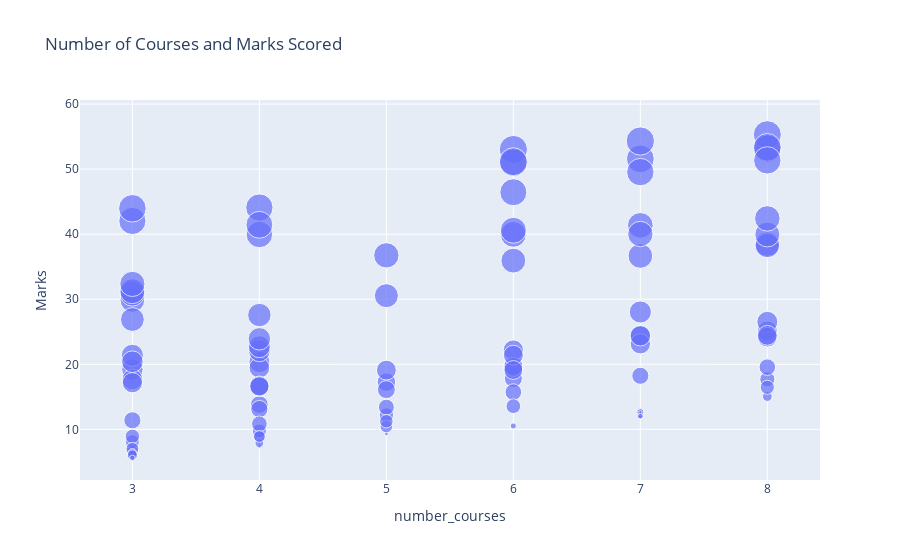
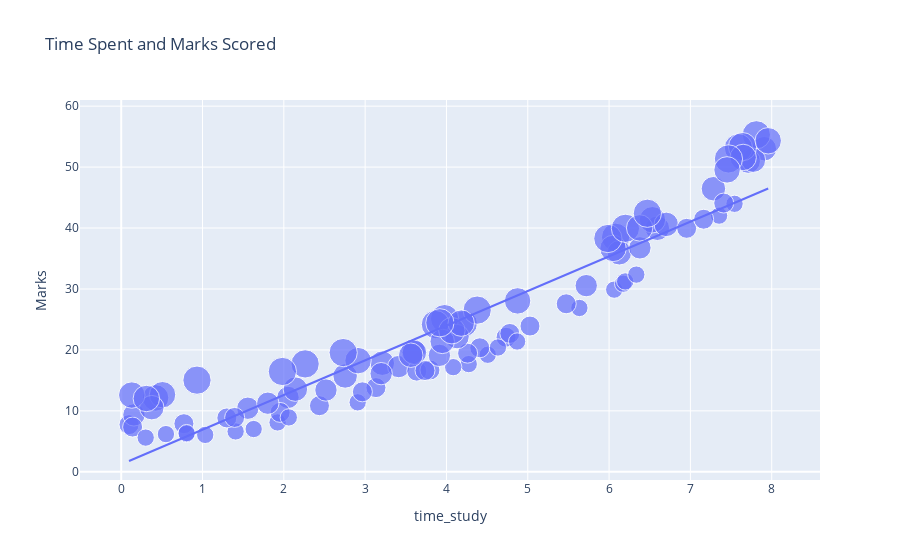

Notebook cell for these charts, in order:
### Code cell
import numpy as np
import pandas as pd
import plotly.express as px
from sklearn.model_selection import train_test_split
from sklearn.linear_model import LinearRegression

data = pd.read_csv("Student_Marks.csv")
print(data.head(10))

print(data.isnull().sum())

data["number_courses"].value_counts()

figure = px.scatter(data_frame=data, x = "number_courses", 
                    y = "Marks", size = "time_study", 
                    title="Number of Courses and Marks Scored")
figure.show()

figure = px.scatter(data_frame=data, x = "time_study", 
                    y = "Marks", size = "number_courses", 
                    title="Time Spent and Marks Scored", trendline="ols")
figure.show()

correlation = data.corr()
print(correlation["Marks"].sort_values(ascending=False))

x = np.array(data[["time_study", "number_courses"]])
y = np.array(data["Marks"])
xtrain, xtest, ytrain, ytest = train_test_split(x, y, 
                                                test_size=0.2, 
                                                random_state=42)

model = LinearRegression()
model.fit(xtrain, ytrain)
model.score(xtest, ytest)

features = np.array([[4.508, 3]])
model.predict(features)
